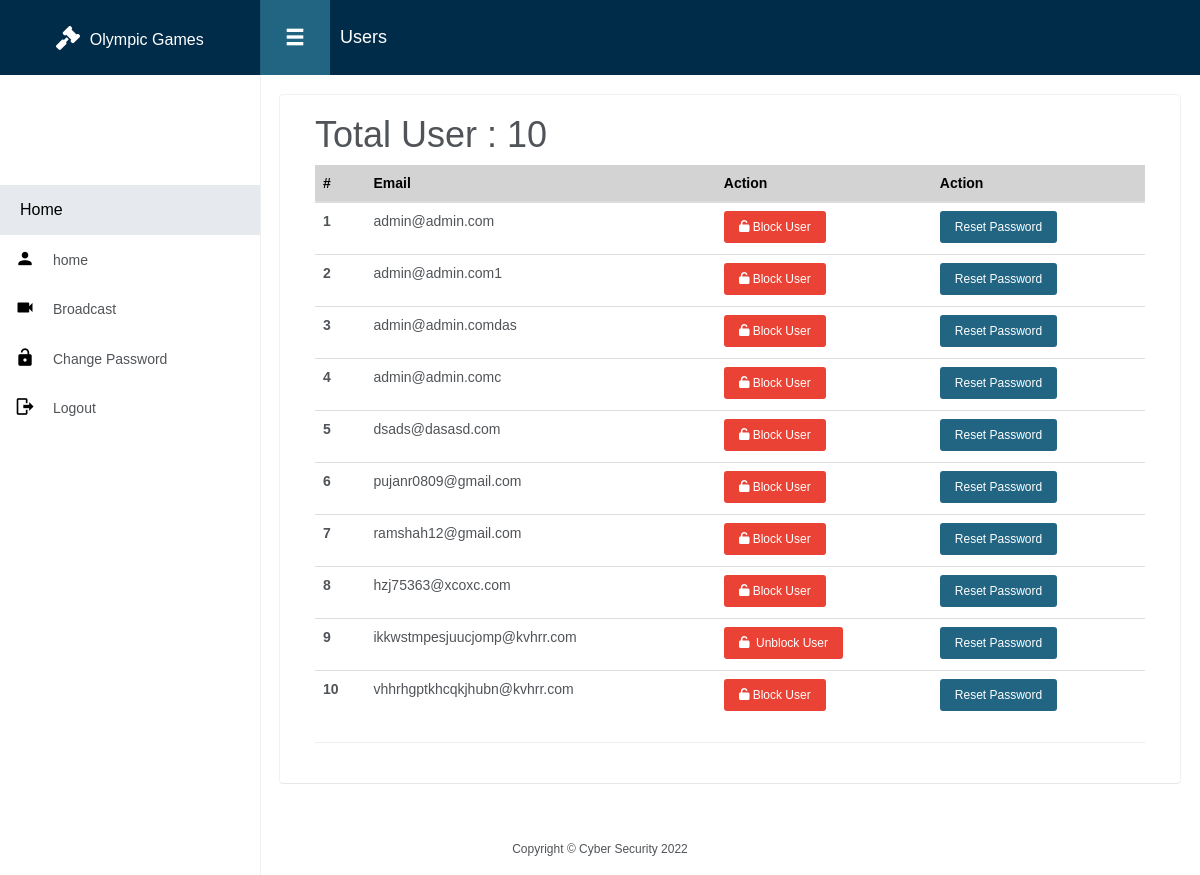
Screenshot of /accounts/all/user (signed in) with the database file from the repository.
### accounts/models.py (models this page shows, shortened)
class MyUser(AbstractBaseUser):
    email = models.EmailField(
        verbose_name='email address',
        max_length=255,
        unique=True,
    )
    is_blocked = models.BooleanField(default=False)
    is_active = models.BooleanField(default=True)
    is_admin = models.BooleanField(default=False)
    is_staff_member = models.BooleanField(default=False)
    last_login = models.DateTimeField(blank=True, null=True, verbose_name="last login")
    is_email_verified = models.BooleanField(default=False)
    objects = MyUserManager()
    USERNAME_FIELD = 'email'
    REQUIRED_FIELDS = []
    class Meta:
        verbose_name = 'User'
        verbose_name_plural = 'Users'

### decorators.py (the view)
        def wrap(request, *args, **kwargs):
            user = request.user
            if user.is_authenticated:
                if not user.is_blocked:
                    return view_function(request, *args, **kwargs)
                else:
                    auth.logout(request)
                    return HttpResponse('Your account is blocked. Please contact admin')
            else:
                return redirect('accounts:login')

### accounts/views.py (called while the page is built)
@is_login()
def home(request):
    if not request.user.is_admin:
        return redirect('/videos/list/Live')
    context = {
        'users': MyUser.objects.all()
    }
    return render(request, 'accounts/home.html', context)

### accounts/templates/accounts/home.html (shortened to what this page needs)
{% extends 'base.html' %}
{% load static %}
{% block pagetitle %}Users{% endblock %}
{% block body %}
    <h1>Total User : {{ users.count }}</h1>
    <table class="table">
        <thead>
        <tr>
            <th scope="col">#</th>
            <th scope="col">Email</th>
            <th scope="col">Action</th>
            <th scope="col">Action</th>
        </tr>
        </thead>
        <tbody>
        {% for user in users %}
            <tr>
                <th scope="row">{{ forloop.counter }}</th>
                <td>{{ user.email }}</td>
                <td>{% if not user.is_blocked %}
                    <form method="post" action="{% url 'accounts:block_user' %}"
                          onsubmit="return confirm('Are you sure you want to unblock this user?')">
                        <button type="submit" class="btn btn-sm btn-danger"><i class="fa fa-unlock"></i>&nbsp;Block
                            User
                        </button>
                    </form>
                {% elif user.is_blocked %}
                    <form method="post" action="{% url 'accounts:unblock_user' %}"
                          onsubmit="return confirm('Are you sure you want to unblock this user?')">
                        <button type="submit" class="btn btn-sm btn-danger"><i class="fa fa-unlock"></i>&nbsp;&nbsp;Unblock
                            User
                        </button>
                    </form>{% endif %} </td>
                <td><a class="btn btn-primary btn-sm" href="{% url 'accounts:reset_password' user.email %}">Reset
                    Password</a></td>
            </tr>
        {% endfor %}
        </tbody>
    </table>
{% endblock %}

### static/assets/style.css (style rules this page uses)
:root { --primary: #002B49; --secondary: #216583; --tertiary: #30497c; --gray: #505458; --dark-gray: #333; --lightgray: #d3d3d3; --white: #fff; --lightwhite: #e6e9ed; --black: #000; --success: #00bf4f; --successHover: #00ce55; --info: #2b98ca; --infoHover: #00aeff; --warning: #fbbc05; --warningHover: #ffa000; --danger: #ea4335; --dangerHover: #ff0000; }
* { margin: 0; padding: 0; box-sizing: border-box; font-family: "Poppins", sans-serif; }
html, body { scroll-behavior: smooth; position: relative; height: 100%; background: var(--white); color: var(--gray); }
input, button, a { transition: all 0.4s ease; -moz-transition: all 0.4s ease; -o-transition: all 0.4s ease; -ms-transition: all 0.4s ease; -webkit-transition: all 0.4s ease; }
a { text-decoration: none !important; outline: none; color: var(--black); }
input, button { -webkit-border-radius: 0px; -moz-border-radius: 0px; border-radius: 0px; outline: none; }
.btn { background: var(--lightgray); color: var(--black) !important; outline: none !important; font-size: 16px; line-height: 26px; padding: 8px 25px; border: none; font-weight: 500; box-shadow: none !important; -moz-box-shadow: none !important; -webkit-box-shadow: none !important; }
.btn.btn-sm { font-size: 12px; line-height: 18px; padding: 7px 15px; }
.btn-primary { background: var(--secondary); color: var(--white) !important; }
.btn-danger { background: var(--danger); color: var(--white) !important; }
thead, tfoot { background-color: var(--lightgray); color: var(--black); }
td .btn { margin-bottom: 3px; }

### rows the page displays
MyUser: email "admin@admin.com"
MyUser: email "admin@admin.com1"
MyUser: email "admin@admin.comdas"
MyUser: email "admin@admin.comc"
MyUser: email "dsads@dasasd.com"
MyUser: email "pujanr0809@gmail.com"
MyUser: email "ramshah12@gmail.com"
MyUser: email "hzj75363@xcoxc.com"
MyUser: email "ikkwstmpesjuucjomp@kvhrr.com"
MyUser: email "vhhrhgptkhcqkjhubn@kvhrr.com"

### other values shown
{{ users.count }} "10"
